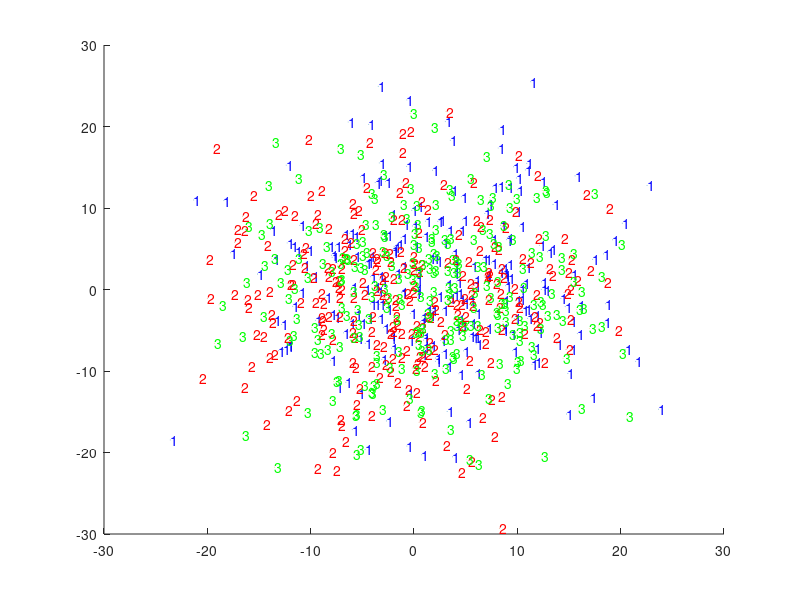

Here is the MATLAB script that generated this plot: (Note: this script raises an error after producing the figure.)
clear; clc;
addpath(genpath(pwd));

%generating the three sets
mean_vector1 = [5; 0; 5];
cov_matrix1 = [5 -4 -2; -4 4 0; -2 0 5];

set1 = mvnrnd(mean_vector1, cov_matrix1, 250);

mean_vector2 = [4; 6; 7];
cov_matrix2 = [3 0 0; 0 3 0; 0 0 3];

set2 = mvnrnd(mean_vector2, cov_matrix2, 250);

mean_vector3 = [6; 2; 4];
cov_matrix3 = [6 5 6; 5 6 7; 6 7 9];

set3 = mvnrnd(mean_vector3, cov_matrix3, 250);

%adding noise to the sets
noise1 = normrnd(1, 6, 250, 48);
set1 = [set1, noise1];
noise2 = normrnd(1, 6, 250, 48);
set2 = [set2, noise2];
noise3 = normrnd(1, 6, 250, 48);
set3 = [set3, noise3];

figure;
hold on
%(a) compute first two PCA components and plot scatter
covmatrix1 = cov(set1);
[eigenvectors1, eigenvalues1] = svd(covmatrix1);
pcavectors1 = set1 * eigenvectors1(:, 1:2);
text(pcavectors1(:,1), pcavectors1(:,2), '1', 'color', 'b');
scatter(pcavectors1(:,1), pcavectors1(:,2), 0.01);

covmatrix2 = cov(set2);
[eigenvectors2, eigenvalues2] = svd(covmatrix2);
pcavectors2 = set2 * eigenvectors2(:, 1:2);
text(pcavectors2(:,1), pcavectors2(:,2), '2', 'color', 'r');
scatter(pcavectors2(:,1), pcavectors2(:,2), 0.01);

covmatrix3 = cov(set3);
[eigenvectors3, eigenvalues3] = svd(covmatrix3);
pcavectors3 = set3 * eigenvectors3(:, 1:2);
text(pcavectors3(:,1), pcavectors3(:,2), '3', 'color', 'g');
scatter(pcavectors3(:,1), pcavectors3(:,2), 0.01);
hold off

%(b) compute LDA and plot scatter
l1(1:250) = 1;
set1 = [set1, transpose(l1)];
l2(1:250) = 2;
set2 = [set2, transpose(l2)];
l3(1:250) = 3;
set3 = [set3, transpose(l3)];
dataset = [set1; set2; set3];

[y, v, d] = tamu_lda(dataset(:,1:end-1), dataset(:, end));

figure;
hold on
text(y(1:250,1), y(1:250,2), '1', 'color', 'b');
scatter(y(1:250,1), y(1:250,2), 0.01);
text(y(251:500,1), y(251:500,2), '1', 'color', 'r');
scatter(y(251:500,1), y(251:500,2), 0.01);
text(y(501:750,1), y(501:750,2), '1', 'color', 'g');
scatter(y(501:750,1), y(501:750,2), 0.01);
hold off
